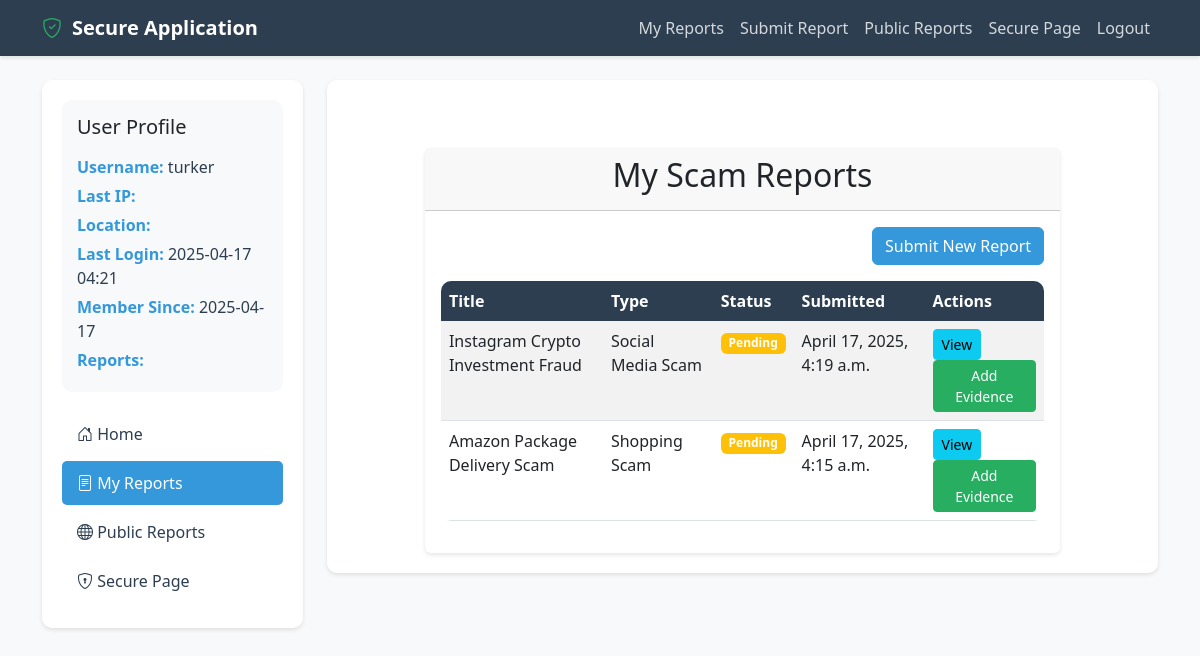
The page /my-reports/ (signed in) on the database as committed earlier.
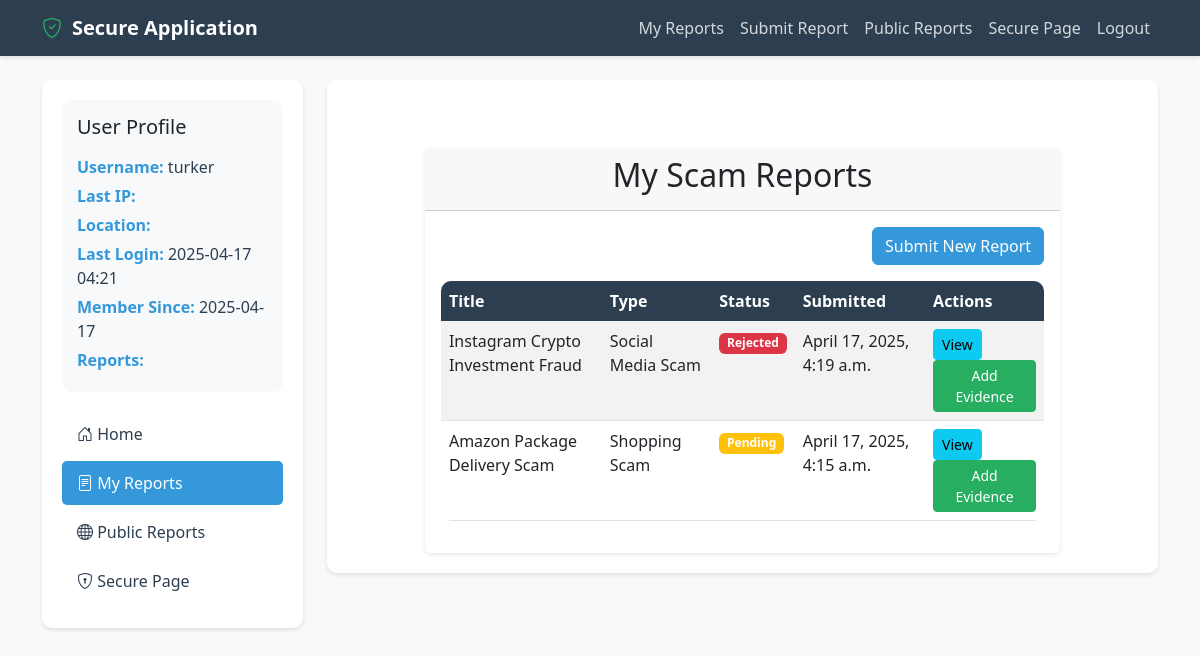
The same page on the database as committed later.
### myapp/models.py (models this page shows, shortened)
class ScamReport(models.Model):
    REPORT_TYPES = [
        ('investment', 'Investment Scam'),
        ('shopping', 'Shopping Scam'),
        ('banking', 'Banking Scam'),
        ('social', 'Social Media Scam'),
        ('other', 'Other')
    ]
    STATUS_CHOICES = [
        ('pending', 'Pending'),
        ('verified', 'Verified'),
        ('rejected', 'Rejected')
    ]
    reporter = models.ForeignKey(
        User,
        on_delete=models.SET_NULL,
        null=True,
        related_name='submitted_reports',
        help_text='User who submitted this report'
    )
    report_type = models.CharField(max_length=20, choices=REPORT_TYPES)
    title = models.CharField(max_length=200)
    description = models.TextField()
    scam_url = models.URLField(blank=True, null=True)
    domain_age = models.CharField(max_length=100, blank=True, null=True)
    domain_registrar = models.CharField(max_length=200, blank=True, null=True)
    domain_country = models.CharField(max_length=100, blank=True, null=True)
    is_blacklisted = models.BooleanField(default=False)
    blacklist_details = models.TextField(blank=True, null=True)
    status = models.CharField(max_length=20, choices=STATUS_CHOICES, default='pending')
    is_public = models.BooleanField(default=True)
    submission_date = models.DateTimeField(auto_now_add=True)
    last_updated = models.DateTimeField(auto_now=True)
    view_count = models.IntegerField(default=0)
    is_flagged = models.BooleanField(default=False)
    flag_reason = models.TextField(blank=True, null=True)
    flagged_by = models.ForeignKey(User, on_delete=models.SET_NULL, null=True, blank=True, related_name='flagged_reports')
    verified_by = models.ForeignKey(User, on_delete=models.SET_NULL, null=True, blank=True, related_name='verified_reports')
    verification_date = models.DateTimeField(null=True, blank=True)
    views = models.IntegerField(default=0)
    class Meta:
        ordering = ['-submission_date']
        verbose_name = 'Scam Report'
        verbose_name_plural = 'Scam Reports'

### myapp/views.py (the view)
# urls.py: path('my-reports/', views.my_reports, name='my_reports'),
@login_required
def my_reports(request):
    reports = ScamReport.objects.filter(reporter=request.user).order_by('-submission_date')
    return render(request, 'my_reports.html', {'reports': reports})

### myapp/templates/my_reports.html
{% extends 'base.html' %}
{% block content %}
<div class="container mt-5">
    <div class="row justify-content-center">
        <div class="col-md-10">
            <div class="card">
                <div class="card-header">
                    <h2 class="text-center">My Scam Reports</h2>
                </div>
                <div class="card-body">
                    <div class="text-end mb-3">
                        <a href="{% url 'submit_report' %}" class="btn btn-primary">Submit New Report</a>
                    </div>
                    {% if reports %}
                        <div class="table-responsive">
                            <table class="table table-striped">
                                <thead>
                                    <tr>
                                        <th>Title</th>
                                        <th>Type</th>
                                        <th>Status</th>
                                        <th>Submitted</th>
                                        <th>Actions</th>
                                    </tr>
                                </thead>
                                <tbody>
                                    {% for report in reports %}
                                        <tr>
                                            <td>{{ report.title }}</td>
                                            <td>{{ report.get_report_type_display }}</td>
                                            <td>
                                                <span class="badge {% if report.status == 'pending' %}bg-warning{% elif report.status == 'verified' %}bg-success{% else %}bg-danger{% endif %}">
                                                    {{ report.get_status_display }}
                                                </span>
                                            </td>
                                            <td>{{ report.submission_date }}</td>
                                            <td>
                                                <a href="{% url 'view_report' report.id %}" class="btn btn-sm btn-info">View</a>
                                                <a href="{% url 'upload_evidence' report.id %}" class="btn btn-sm btn-success">Add Evidence</a>
                                            </td>
                                        </tr>
                                    {% endfor %}
                                </tbody>
                            </table>
                        </div>
                    {% else %}
                        <div class="text-center">
                            <p>You haven't submitted any scam reports yet.</p>
                            <a href="{% url 'submit_report' %}" class="btn btn-primary">Submit Your First Report</a>
                        </div>
                    {% endif %}
                </div>
            </div>
        </div>
    </div>
</div>
{% endblock %}

Rows that differ between the two databases and show on the page:
changed ScamReport "Instagram Crypto Investment Fraud": status "Pending" → "Rejected"
